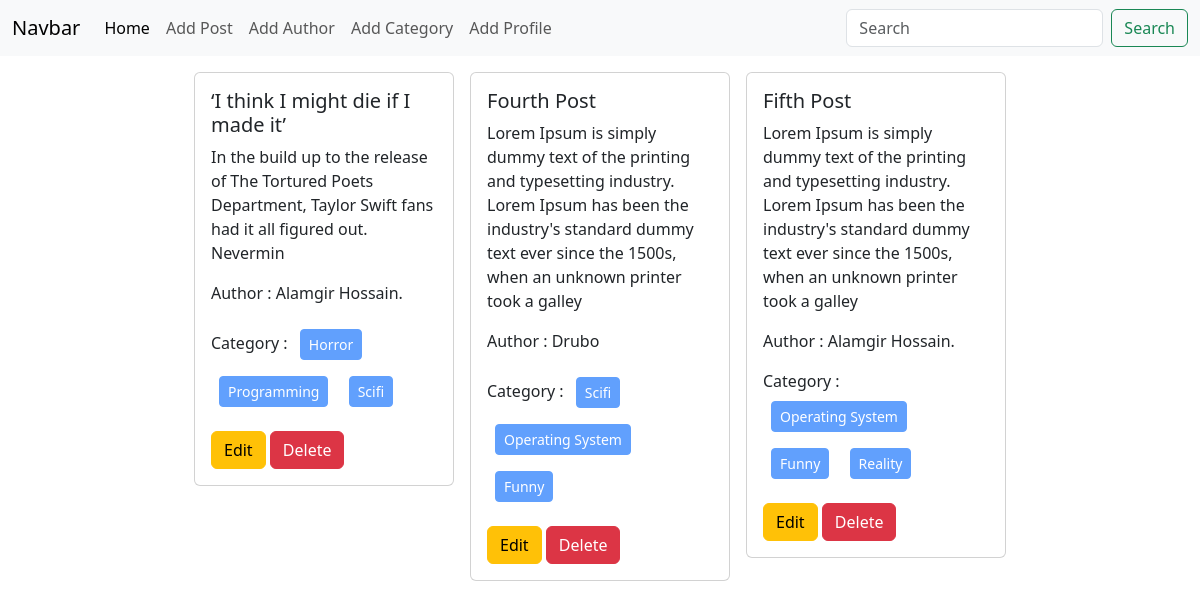
The page / on the database its author committed.
### posts/models.py (models this page shows, shortened)
class Post(models.Model):
    title = models.CharField(max_length=100)
    content = models.TextField()
    category = models.ManyToManyField(Category)
    author = models.ForeignKey(Author, on_delete=models.CASCADE)

### authors/models.py (models this page shows, shortened)
class Author(models.Model):
    name = models.CharField(max_length=40)
    Bio = models.TextField()
    Phone = models.CharField(max_length=11)

### categories/models.py (models this page shows, shortened)
class Category(models.Model):
    name = models.CharField(max_length=100)

### Blogs/views.py (the view)
# urls.py: 2. Add a URL to urlpatterns:  path('', views.home, name='home')
def home(request):
    data = Post.objects.all()
    return render(request, 'home.html' , {'datas' : data})

### templates/home.html
{% extends "base.html" %}
{% block content %}
<div class="d-flex flex-wrap justify-content-center px-5">
    {% for data in datas %}
    <div class="col-sm-3 mb-3 mb-sm-0 pt-3">
        <div class="card mx-2 ">
          <div class="card-body">
            <h5 class="card-title">{{data.title}} </h5>
            <p class="card-text">{{data.content}} </p>
            <p> Author : {{data.author.name}} </p>
            <p> Category :
                {% for i in data.category.all %}
                <button class='btn btn-primary btn-sm m-2' disabled> {{i.name}} </button>
                {% endfor %}
            </p>
            <a href="{% url 'edit_post' data.id %}" class="btn btn-warning">Edit</a>
            <a href="{% url 'delete_post'  data.id %}" class="btn btn-danger">Delete</a>
          </div>
        </div>
      </div>
    {% endfor %}
  </div>
{% endblock  %}

### templates/base.html (shortened to what this page needs)
<!DOCTYPE html>
<html lang="en">
<head>
    <link href="https://cdn.jsdelivr.net/npm/bootstrap@5.3.3/dist/css/bootstrap.min.css" rel="stylesheet">
</head>
<body>
    <nav class="navbar navbar-expand-lg bg-body-tertiary">
        <div class="container-fluid">
          <a class="navbar-brand" href="#">Navbar</a>
          <div class="collapse navbar-collapse" id="navbarSupportedContent">
            <ul class="navbar-nav me-auto mb-2 mb-lg-0">
              <li class="nav-item">
                <a class="nav-link active" aria-current="" href="{% url 'Home' %}">Home</a>
              </li>
               <li class="nav-item">
                <a class="nav-link" href="{% url 'add_posts'%}">Add Post</a>
              </li>
              <li class="nav-item">
                <a class="nav-link" href="{% url 'add_author' %}">Add Author</a>
              </li>
              <li class="nav-item">
                <a class="nav-link" href="{% url 'add_categories' %}">Add Category</a>
              </li>
              <li class="nav-item">
                <a class="nav-link" href="{% url 'add_profile' %}">Add Profile</a>
              </li>
            </ul>
            <form class="d-flex" role="search">
              <input class="form-control me-2" type="search" placeholder="Search" aria-label="Search">
              <button class="btn btn-outline-success" type="submit">Search</button>
            </form>
          </div>
        </div>
      </nav>
    {% block content %}{% endblock %}
</body>
</html>

### rows shown on the page
Post: title "‘I think I might die if I made it’", content "In the build up to the release of The Tortured Poets Department, Taylor Swift fans had it all figured out. Nevermin", author.name "Alamgir Hossain."
Category: name "Horror"
Category: name "Programming"
Category: name "Scifi"
Post: title "Fourth Post", content "Lorem Ipsum is simply dummy text of the printing and typesetting industry. Lorem Ipsum has been the industry's standard dummy text ever since the 1500s, when an unknown printer took a galley", author.name "Drubo"
Category: name "Operating System"
Category: name "Funny"
Post: title "Fifth Post", content "Lorem Ipsum is simply dummy text of the printing and typesetting industry. Lorem Ipsum has been the industry's standard dummy text ever since the 1500s, when an unknown printer took a galley", author.name "Alamgir Hossain."
Category: name "Reality"
